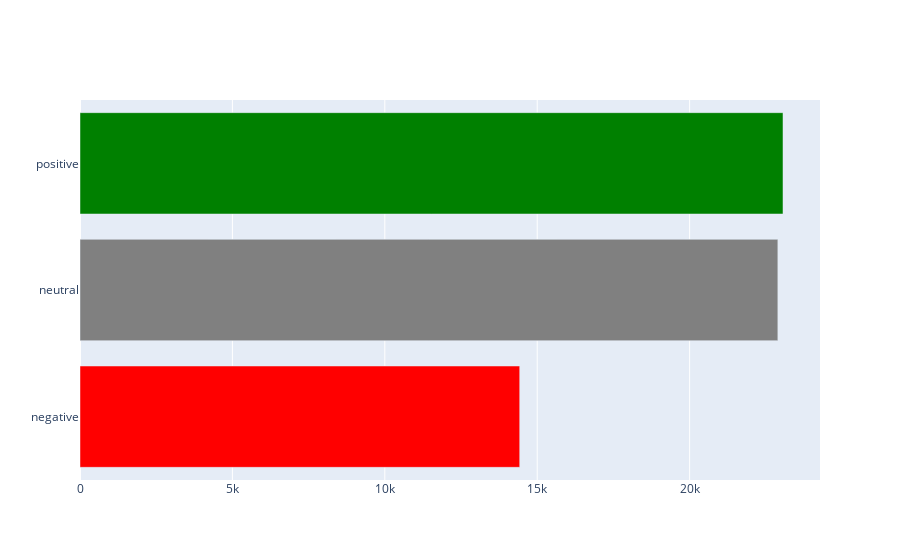

Notebook code for this chart:
### Code cell
new = df_rep1.groupby('Scores').count()
x = list(new['compound'])
y = list(new.index)
tuple_list = list(zip(x,y))

df = pd.DataFrame(tuple_list, columns=['x','y'])

df['color'] = 'red'
df['color'][1] = 'grey'
df['color'][2] = 'green'

import plotly.graph_objects as go
fig = go.Figure(go.Bar(x=df['x'],
                y=df['y'],
                orientation ='h',
                marker={'color': df['color']}))
fig.show()

### Figure 1 — Plotly figure (JSON) as saved in the notebook; plotly's stock layout.template omitted (floating-point values rounded to 4 significant figures)
{"data": [{"marker": {"color": ["red", "grey", "green"]}, "orientation": "h", "type": "bar", "x": [14426, 22895, 23064], "y": ["negative", "neutral", "positive"]}], "layout": {}}
